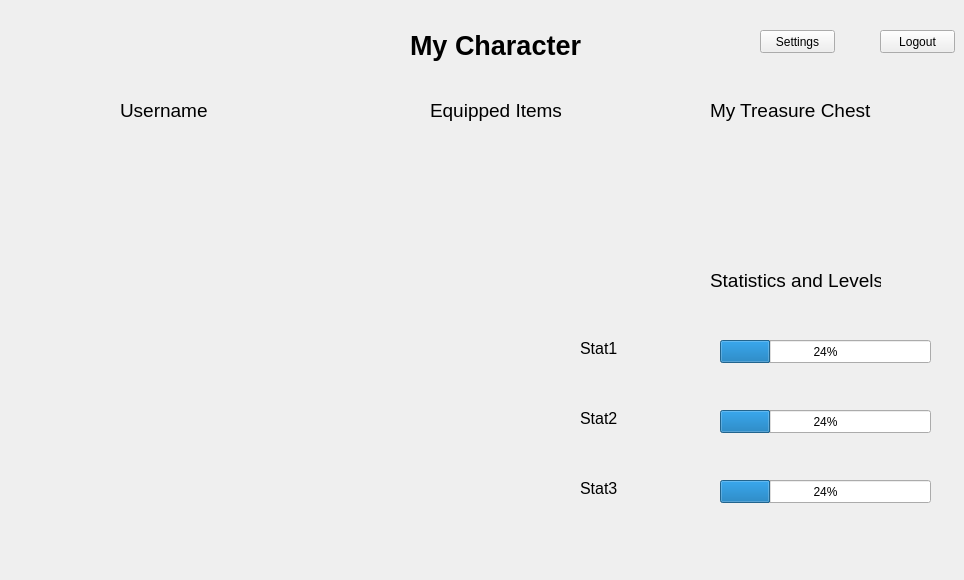
    <widget class="QWidget" name="myCharacterPage">
     <widget class="QLabel" name="equippedItemsLabel">
      <property name="geometry">
       <rect>
        <x>430</x>
        <y>90</y>
        <width>141</width>
        <height>41</height>
       </rect>
      </property>
      <property name="font">
       <font>
        <pointsize>14</pointsize>
       </font>
      </property>
      <property name="text">
       <string>Equipped Items</string>
      </property>
     </widget>
     <widget class="QLabel" name="equip6">
      <property name="geometry">
       <rect>
        <x>460</x>
        <y>510</y>
        <width>61</width>
        <height>61</height>
       </rect>
      </property>
      <property name="text">
       <string/>
      </property>
      <property name="pixmap">
       <pixmap>../../../../empty-box-clip-art-at-clker-com-vector-clip-art-online-royalty-free-HTbPlN-clipart.png</pixmap>
      </property>
      <property name="scaledContents">
       <bool>true</bool>
      </property>
     </widget>
     <widget class="QProgressBar" name="stat2Progress">
      <property name="geometry">
       <rect>
        <x>720</x>
        <y>410</y>
        <width>211</width>
        <height>23</height>
       </rect>
      </property>
      <property name="value">
       <number>24</number>
      </property>
     </widget>
     <widget class="QLabel" name="stat1Label">
      <property name="geometry">
       <rect>
        <x>580</x>
        <y>340</y>
        <width>81</width>
        <height>16</height>
       </rect>
      </property>
      <property name="font">
       <font>
        <pointsize>12</pointsize>
       </font>
      </property>
      <property name="text">
       <string>Stat1</string>
      </property>
     </widget>
     <widget class="QProgressBar" name="stat3Progress">
      <property name="geometry">
       <rect>
        <x>720</x>
        <y>480</y>
        <width>211</width>
        <height>23</height>
       </rect>
      </property>
      <property name="value">
       <number>24</number>
      </property>
     </widget>
     <widget class="QLabel" name="equip2">
      <property name="geometry">
       <rect>
        <x>460</x>
        <y>220</y>
        <width>61</width>
        <height>61</height>
       </rect>
      </property>
      <property name="text">
       <string/>
      </property>
      <property name="pixmap">
       <pixmap>../../../../Books-clip-art-of-a-book-clipart-image.png</pixmap>
      </property>
      <property name="scaledContents">
       <bool>true</bool>
      </property>
     </widget>
     <widget class="QLabel" name="myCharacterLabel">
      <property name="geometry">
       <rect>
        <x>410</x>
        <y>30</y>
        <width>201</width>
        <height>31</height>
       </rect>
      </property>
      <property name="font">
       <font>
        <pointsize>20</pointsize>
        <weight>75</weight>
        <bold>true</bold>
       </font>
      </property>
      <property name="text">
       <string>My Character</string>
      </property>
     </widget>
     <widget class="QLabel" name="stat3Label">
      <property name="geometry">
       <rect>
        <x>580</x>
        <y>480</y>
        <width>81</width>
        <height>16</height>
       </rect>
      </property>
      <property name="font">
       <font>
        <pointsize>12</pointsize>
       </font>
      </property>
      <property name="text">
       <string>Stat3</string>
      </property>
     </widget>
     <widget class="QPushButton" name="logoutButton">
      <property name="geometry">
       <rect>
        <x>880</x>
        <y>30</y>
        <width>75</width>
        <height>23</height>
       </rect>
      </property>
      <property name="text">
       <string>Logout</string>
      </property>
     </widget>
     <widget class="QLabel" name="stasLevelsLabel">
      <property name="geometry">
       <rect>
        <x>710</x>
        <y>270</y>
        <width>171</width>
        <height>21</height>
       </rect>
      </property>
      <property name="font">
       <font>
        <pointsize>14</pointsize>
       </font>
      </property>
      <property name="text">
       <string>Statistics and Levels</string>
      </property>
     </widget>
     <widget class="QLabel" name="equip1">
      <property name="geometry">
       <rect>
        <x>460</x>
        <y>150</y>
        <width>61</width>
        <height>51</height>
       </rect>
      </property>
      <property name="text">
       <string/>
      </property>
      <property name="pixmap">
       <pixmap>../../../../simple-calculator-clip-art-mugmbW-clipart.png</pixmap>
      </property>
      <property name="scaledContents">
       <bool>true</bool>
      </property>
     </widget>
     <widget class="QLabel" name="equip5">
      <property name="geometry">
       <rect>
        <x>470</x>
        <y>430</y>
        <width>41</width>
        <height>61</height>
       </rect>
      </property>
      <property name="text">
       <string/>
      </property>
      <property name="pixmap">
       <pixmap>../../../../trousers-clipart-trousers-black-hi.png</pixmap>
      </property>
      <property name="scaledContents">
       <bool>true</bool>
      </property>
     </widget>
     <widget class="QLabel" name="TreasureChestLabelButton">
      <property name="geometry">
       <rect>
        <x>710</x>
        <y>100</y>
        <width>161</width>
        <height>21</height>
       </rect>
      </property>
      <property name="font">
       <font>
        <pointsize>14</pointsize>
       </font>
      </property>
      <property name="text">
       <string>My Treasure Chest</string>
      </property>
     </widget>
     <widget class="QPushButton" name="settingsButton">
      <property name="geometry">
       <rect>
        <x>760</x>
        <y>30</y>
        <width>75</width>
        <height>23</height>
       </rect>
      </property>
      <property name="text">
       <string>Settings</string>
      </property>
     </widget>
     <widget class="QLabel" name="stat2Label">
      <property name="geometry">
       <rect>
        <x>580</x>
        <y>410</y>
        <width>81</width>
        <height>16</height>
       </rect>
      </property>
      <property name="font">
       <font>
        <pointsize>12</pointsize>
       </font>
      </property>
      <property name="text">
       <string>Stat2</string>
      </property>
     </widget>
     <widget class="QProgressBar" name="stat1Progress">
      <property name="geometry">
       <rect>
        <x>720</x>
        <y>340</y>
        <width>211</width>
        <height>23</height>
       </rect>
      </property>
      <property name="value">
       <number>24</number>
      </property>
     </widget>
     <widget class="QLabel" name="UsernameLabel">
      <property name="geometry">
       <rect>
        <x>120</x>
        <y>100</y>
        <width>91</width>
        <height>21</height>
       </rect>
      </property>
      <property name="font">
       <font>
        <pointsize>14</pointsize>
       </font>
      </property>
      <property name="text">
       <string>Username</string>
      </property>
     </widget>
     <widget class="QLabel" name="backButtonLabel">
      <property name="geometry">
       <rect>
        <x>30</x>
        <y>10</y>
        <width>101</width>
        <height>71</height>
       </rect>
      </property>
      <property name="text">
       <string/>
      </property>
      <property name="pixmap">
       <pixmap>007978-glossy-black-icon-arrows-arrow-thick-left.png</pixmap>
      </property>
      <property name="scaledContents">
       <bool>true</bool>
      </property>
     </widget>
     <widget class="QLabel" name="equip3">
      <property name="geometry">
       <rect>
        <x>460</x>
        <y>300</y>
        <width>61</width>
        <height>61</height>
       </rect>
      </property>
      <property name="text">
       <string/>
      </property>
      <property name="pixmap">
       <pixmap>../../../../pink.png</pixmap>
      </property>
      <property name="scaledContents">
       <bool>true</bool>
      </property>
     </widget>
     <widget class="QLabel" name="equip4">
      <property name="geometry">
       <rect>
        <x>460</x>
        <y>370</y>
        <width>61</width>
        <height>61</height>
       </rect>
      </property>
      <property name="text">
       <string/>
      </property>
      <property name="pixmap">
       <pixmap>../../../../gceEdMLri.png</pixmap>
      </property>
      <property name="scaledContents">
       <bool>true</bool>
      </property>
     </widget>
    </widget>
